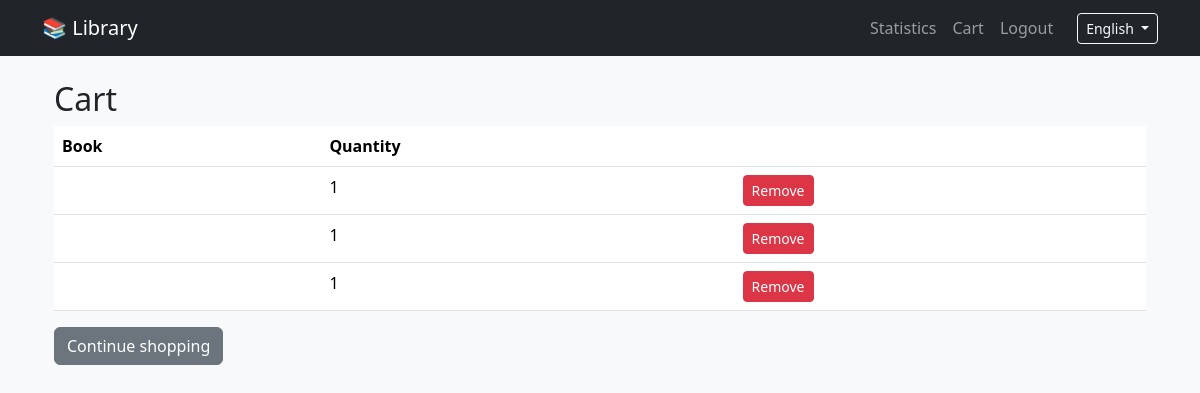
Screenshot of /cart/?lang=en (signed in) with the database file from the repository.
### library/models.py (models this page shows, shortened)
class CartItem(models.Model):
    cart = models.ForeignKey(Cart, related_name='items', on_delete=models.CASCADE)
    book = models.ForeignKey(Book, on_delete=models.CASCADE)
    quantity = models.PositiveIntegerField(default=1)
    added_at = models.DateTimeField(auto_now_add=True)
    class Meta:
        unique_together = ('cart', 'book')

### library/views.py (the view)
# urls.py: path('cart/', views.view_cart, name='view_cart'),
@login_required
def view_cart(request):
    lang = get_lang(request)
    cart, _ = Cart.objects.get_or_create(user=request.user)
    items = cart.items.select_related('book').all()
    target_lang = lang
    if lang == 'kz':
        target_lang = 'kk'
    if target_lang != 'ru':
        try:
            for item in items:
                try:
                    item.book.title = translator.translate(item.book.title, target_lang).result
                except Exception:
                    pass
        except Exception:
            pass
    return render(request, 'library/cart.html', {'cart': cart, 'items': items, 'lang': lang})

### library/views.py (called while the page is built)
def get_lang(request):
    return request.GET.get('lang', 'ru')

### library/templates/library/cart.html (shortened to what this page needs)
{% extends 'library/base.html' %}
{% block content %}
<div class="container mt-4">
  <h2>{% if lang == 'ru' %}Корзина{% elif lang == 'en' %}Cart{% elif lang == 'kz' %}Себет{% else %}Cart{% endif %}</h2>
  {% if items %}
  <table class="table">
    <thead>
      <tr>
        <th>{% if lang == 'ru' %}Книга{% elif lang == 'en' %}Book{% elif lang == 'kz' %}Кітап{% else %}Book{% endif %}</th>
        <th>{% if lang == 'ru' %}Количество{% elif lang == 'en' %}Quantity{% elif lang == 'kz' %}Саны{% else %}Quantity{% endif %}</th>
        <th></th>
      </tr>
    </thead>
    <tbody>
      {% for item in items %}
      <tr>
        <td>{{ item.book.title }}</td>
        <td>{{ item.quantity }}</td>
        <td>
          <form action="{% url 'remove_from_cart' item.id %}?lang={{ lang }}" method="post" style="display:inline">
            <button class="btn btn-sm btn-danger">{% if lang == 'ru' %}Удалить{% elif lang == 'en' %}Remove{% elif lang == 'kz' %}Жою{% else %}Remove{% endif %}</button>
          </form>
        </td>
      </tr>
      {% endfor %}
    </tbody>
  </table>
  <a href="/?lang={{ lang }}" class="btn btn-secondary">{% if lang == 'ru' %}Продолжить покупки{% elif lang == 'en' %}Continue shopping{% elif lang == 'kz' %}Сатып алуды жалғастыру{% else %}Continue shopping{% endif %}</a>
  {% else %}
    <p class="text-muted">{% if lang == 'ru' %}Корзина пуста{% elif lang == 'en' %}Cart is empty{% elif lang == 'kz' %}Себет бос{% else %}Cart is empty{% endif %}</p>
  {% endif %}
</div>
{% endblock %}

### library/static/library/css/style.css (style rules this page uses)
body { font-family: 'Segoe UI', Tahoma, Geneva, Verdana, sans-serif; background-color: #f8f9fa; }
.btn { transition: transform 0.2s ease, box-shadow 0.2s ease; }

### rows the page displays
CartItem: quantity "1"
CartItem: quantity "1"
CartItem: quantity "1"
